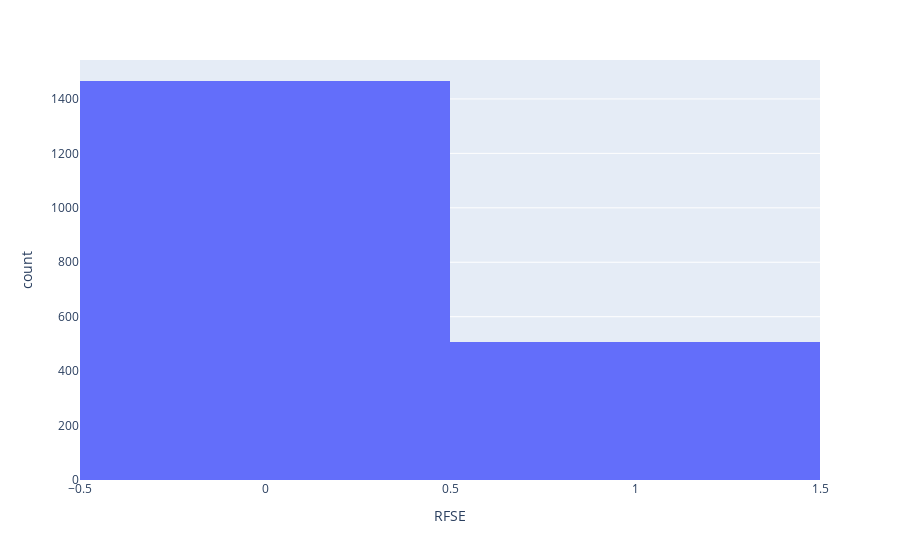

Here is the notebook cell this chart was saved with:
### Code cell
fig = px.histogram(data, x="RFSE")
fig.show()

### Figure 1 — Plotly figure (JSON) as saved in the notebook; plotly's stock layout.template omitted (floating-point values rounded to 4 significant figures; data arrays with more than 128 entries replaced by an {"elided": "..."} marker saying what was removed)
{"data": [{"alignmentgroup": "True", "bingroup": "x", "hovertemplate": "RFSE=%{x}<br>count=%{y}<extra></extra>", "legendgroup": "", "marker": {"color": "#636efa"}, "name": "", "offsetgroup": "", "orientation": "v", "showlegend": false, "type": "histogram", "x": {"elided": "1992 int values"}, "xaxis": "x", "yaxis": "y"}], "layout": {"barmode": "relative", "legend": {"tracegroupgap": 0}, "margin": {"t": 60}, "xaxis": {"anchor": "y", "domain": [0, 1], "title": {"text": "RFSE"}}, "yaxis": {"anchor": "x", "domain": [0, 1], "title": {"text": "count"}}}}
